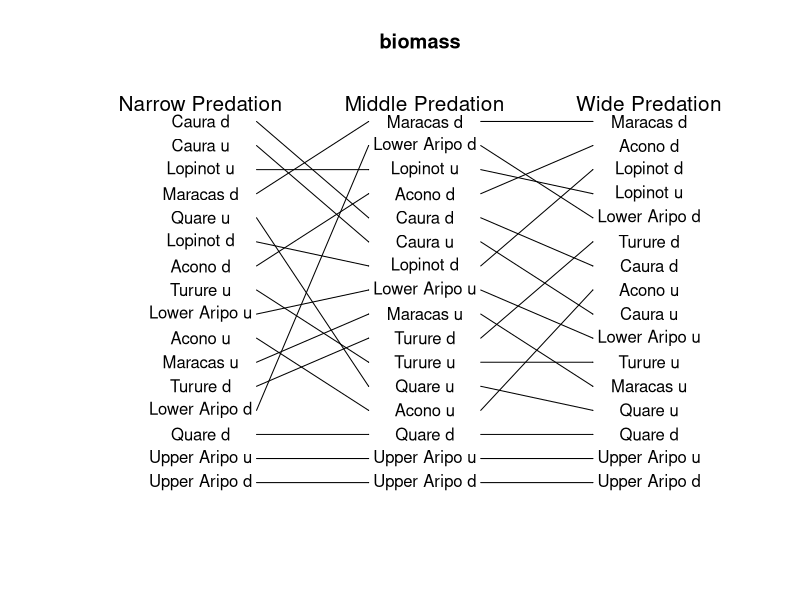

Reproduce this figure in R.
## ---- chunk 1
###Making a plot of how high pressure predation sites are when measured in 
#different levels of predation

setwd("C:\\Users\\faj\\Documents\\OneDrive for Business\\research\\FishPredation\\Data")

library(dplyr)
library(tidyr)
library(ggplot2)
library(lme4)


#preparing data 

fishDataAll <- read.csv("Fish data June 2017.csv")
head(fishDataAll)
str(fishDataAll)
levels(fishDataAll$species)
selectMonths <- c("07", "08")# i am selecting out these months because then i can use the last timepoint 

group12 <- c("Hoplias malabaricus", "Crenicichla frenata", "Gymnotus carapo", "Anablepsoides hartii",
			"Cichlasoma taenia", "Cichlasoma taenia", "Corynopoma riisei", "Roeboides dientonito", 
			"Agonostomus monticola", "Rhamdia quelen", "andinoacara pulcher", "Hemigrammus unilineatus")



#select data from only the July and Auguest, and remove first year 
SelectData <- fishDataAll %>% 
	separate(date, c("Day", "Month", "Year"), sep = "/") %>%
	filter(Year != 2010)%>%
	filter(Month %in% selectMonths)

fishData <- data.frame(SelectData)

#calculate biomass
fishData$TotBiomass <- (fishData$numbercaught + fishData$numberseen)* fishData$weight


#calculating percentage biomass
TotBioSite<- fishData %>% 
	group_by(site, Year) %>%
	summarise(BiomasSiteSum = sum(TotBiomass, na.rm=TRUE))

siteBiomass <- data.frame(TotBioSite)

#Narrow Predation data
#-------------------------

#sum biomass per site and year
predatorsBioN <- fishData %>% 
	filter(species == "Hoplias malabaricus" | species == "Crenicichla frenata") %>%
	group_by(site, Year) %>%
	summarise(BiomassSum = sum(TotBiomass))

predatorsBio <- data.frame(predatorsBioN)
predatorsBio$Year <- as.numeric(predatorsBio$Year)
siteBiomass$Year <- as.numeric(siteBiomass$Year)

FishDataTot <- merge(siteBiomass, predatorsBio, by = c("site" ,"Year"),all=TRUE) # this makes sure i 
#know what years had no predators recoreded in 
head(FishDataTot)
FishDataTot$BiomassSum[is.na(FishDataTot$BiomassSum)] <- 0

FishDataTot$PropMass <- FishDataTot$BiomassSum / FishDataTot$BiomasSiteSum

Narrow <- aggregate(FishDataTot$PropMass, list(FishDataTot$site), mean, na.rm=TRUE)

orderNarrow <- Narrow[order(Narrow$x),]
head(orderNarrow)

orderNarrow$predOrderN <- c(1:nrow(orderNarrow))

#Middle predation 
#------------------------------

#there are no fsih of species Anablepsoides hartii

#sum biomass per site and year
predatorsBioM <- fishData %>% 
	filter(species == "Hoplias malabaricus" | species == "Crenicichla frenata" | 
		species == "Gymnotus carapo") %>%
	group_by(site, Year) %>%
	summarise(BiomassSum = sum(TotBiomass))

predatorsBioMl <- data.frame(predatorsBioM)

predatorsBioMl$Year <- as.numeric(predatorsBioMl$Year)

FishDataTotM <- merge(siteBiomass, predatorsBioM, by = c("site" ,"Year"),all=TRUE) # this makes sure i 
#know what years had no predators recoreded in 
head(FishDataTotM)
FishDataTotM$BiomassSum[is.na(FishDataTotM$BiomassSum)] <- 0

FishDataTotM$PropMass <- FishDataTotM$BiomassSum / FishDataTotM$BiomasSiteSum


Middle <- aggregate(FishDataTotM$BiomassSum, list(FishDataTotM$site), mean, na.rm=TRUE)

orderMiddle<- Middle[order(Middle$x),]
head(orderMiddle)

orderMiddle$predOrderM <- c(1:nrow(orderMiddle))

#Wide predation 
#------------------------------

#there are no fsih of species Anablepsoides hartii

#sum biomass per site and year
predatorsBioW <- fishData %>% 
	filter(species %in% group12) %>%
	group_by(site, Year) %>%
	summarise(BiomassSum = sum(TotBiomass))

predatorsBioWd <- data.frame(predatorsBioW)

predatorsBioWd$Year <- as.numeric(predatorsBioWd$Year)

FishDataTotW <- merge(siteBiomass, predatorsBioW, by = c("site" ,"Year"),all=TRUE) # this makes sure i 
#know what years had no predators recoreded in 
head(FishDataTotW)
FishDataTotW$BiomassSum[is.na(FishDataTotW$BiomassSum)] <- 0

FishDataTotW$PropMass <- FishDataTotW$BiomassSum / FishDataTotW$BiomasSiteSum

Wide <- aggregate(FishDataTotW$BiomassSum, list(FishDataTotW$site), mean, na.rm=TRUE)

orderWide<- Wide[order(Wide$x),]
head(orderWide)

orderWide$predOrderW <- c(1:nrow(orderWide))


##merge all data 
#-----------------------------

orderNM <- merge(orderNarrow, orderMiddle, by = "Group.1")
orderNMW <- merge(orderNM, orderWide, by = "Group.1")

## ---- chunk 2
plotSetup <- data.frame(cbind(c(1:17),c(20:87))) # data to plot onto emptyp plot
plot(x = plotSetup$X2, y = plotSetup$X1, col="white", axes=FALSE , ylab = " ", xlab = "  ", main = "biomass")

#plot arrows
arrows(x0 = 36, y0 = orderNMW$predOrderN, x1 = 48, y1 = orderNMW$predOrderM, length = 0.001)
arrows(x0 = 60, y0 = orderNMW$predOrderM, x1 = 72, y1 = orderNMW$predOrderW, length = 0.001)

#plotting text 
text(x = 54, y = orderNMW$predOrderM, labels = orderNMW$Group.1)
text(x = 30, y = orderNMW$predOrderN, labels = orderNMW$Group.1)
text(x = 78, y = orderNMW$predOrderW, labels = orderNMW$Group.1)

text(x = 30, y = 16.75, labels = "Narrow Predation", cex = 1.25)
text(x = 54, y = 16.75, labels = "Middle Predation", cex = 1.25)
text(x = 78, y = 16.75, labels = "Wide Predation", cex = 1.25)
## ---- chunk 3
rownames(orderNMW) <- orderNMW$Group.1
corOrderNMW <- orderNMW[,c(2, 4, 6)] 
names(corOrderNMW ) <- c("Narrow", "Middle", "Wide")
cor(corOrderNMW, method="spearman")
